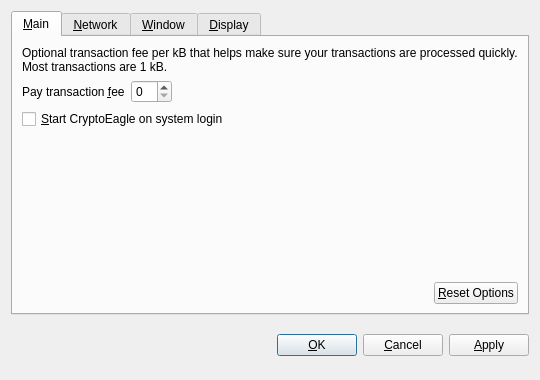
<?xml version="1.0" encoding="UTF-8"?>
<ui version="4.0">
 <class>OptionsDialog</class>
 <widget class="QDialog" name="OptionsDialog">
  <property name="geometry">
   <rect>
    <x>0</x>
    <y>0</y>
    <width>540</width>
    <height>380</height>
   </rect>
  </property>
  <property name="windowTitle">
   <string>Options</string>
  </property>
  <property name="modal">
   <bool>true</bool>
  </property>
  <layout class="QVBoxLayout" name="verticalLayout">
   <item>
    <widget class="QTabWidget" name="tabWidget">
     <property name="tabPosition">
      <enum>QTabWidget::North</enum>
     </property>
     <property name="currentIndex">
      <number>0</number>
     </property>
     <widget class="QWidget" name="tabMain">
      <attribute name="title">
       <string>&amp;Main</string>
      </attribute>
      <layout class="QVBoxLayout" name="verticalLayout_Main">
       <item>
        <widget class="QLabel" name="transactionFeeInfoLabel">
         <property name="text">
          <string>Optional transaction fee per kB that helps make sure your transactions are processed quickly. Most transactions are 1 kB.</string>
         </property>
         <property name="textFormat">
          <enum>Qt::PlainText</enum>
         </property>
         <property name="wordWrap">
          <bool>true</bool>
         </property>
        </widget>
       </item>
       <item>
        <layout class="QHBoxLayout" name="horizontalLayout_1_Main">
         <item>
          <widget class="QLabel" name="transactionFeeLabel">
           <property name="text">
            <string>Pay transaction &amp;fee</string>
           </property>
           <property name="textFormat">
            <enum>Qt::PlainText</enum>
           </property>
           <property name="buddy">
            <cstring>transactionFee</cstring>
           </property>
          </widget>
         </item>
         <item>
          <widget class="BitcoinAmountField" name="transactionFee"/>
         </item>
         <item>
          <spacer name="horizontalSpacer_1_Main">
           <property name="orientation">
            <enum>Qt::Horizontal</enum>
           </property>
           <property name="sizeHint" stdset="0">
            <size>
             <width>40</width>
             <height>20</height>
            </size>
           </property>
          </spacer>
         </item>
        </layout>
       </item>
       <item>
        <widget class="QCheckBox" name="bitcoinAtStartup">
         <property name="toolTip">
          <string>Automatically start CryptoEagle after logging in to the system.</string>
         </property>
         <property name="text">
          <string>&amp;Start CryptoEagle on system login</string>
         </property>
        </widget>
       </item>
       <item>
        <spacer name="verticalSpacer_Main">
         <property name="orientation">
          <enum>Qt::Vertical</enum>
         </property>
         <property name="sizeHint" stdset="0">
          <size>
           <width>20</width>
           <height>40</height>
          </size>
         </property>
        </spacer>
       </item>
       <item>
        <layout class="QHBoxLayout" name="horizontalLayout_2_Main">
         <item>
          <spacer name="horizontalSpacer_2_Main">
           <property name="orientation">
            <enum>Qt::Horizontal</enum>
           </property>
           <property name="sizeHint" stdset="0">
            <size>
             <width>40</width>
             <height>20</height>
            </size>
           </property>
          </spacer>
         </item>
         <item>
          <widget class="QPushButton" name="resetButton">
           <property name="toolTip">
            <string>Reset all client options to default.</string>
           </property>
           <property name="text">
            <string>&amp;Reset Options</string>
           </property>
           <property name="autoDefault">
            <bool>false</bool>
           </property>
          </widget>
         </item>
        </layout>
       </item>
      </layout>
     </widget>
     <widget class="QWidget" name="tabNetwork">
      <attribute name="title">
       <string>&amp;Network</string>
      </attribute>
      <layout class="QVBoxLayout" name="verticalLayout_Network">
       <item>
        <widget class="QCheckBox" name="mapPortUpnp">
         <property name="toolTip">
          <string>Automatically open the CryptoEagle client port on the router. This only works when your router supports UPnP and it is enabled.</string>
         </property>
         <property name="text">
          <string>Map port using &amp;UPnP</string>
         </property>
        </widget>
       </item>
       <item>
        <widget class="QCheckBox" name="connectSocks">
         <property name="toolTip">
          <string>Connect to the CryptoEagle network through a SOCKS proxy (e.g. when connecting through Tor).</string>
         </property>
         <property name="text">
          <string>&amp;Connect through SOCKS proxy:</string>
         </property>
        </widget>
       </item>
       <item>
        <layout class="QHBoxLayout" name="horizontalLayout_Network">
         <item>
          <widget class="QLabel" name="proxyIpLabel">
           <property name="text">
            <string>Proxy &amp;IP:</string>
           </property>
           <property name="textFormat">
            <enum>Qt::PlainText</enum>
           </property>
           <property name="buddy">
            <cstring>proxyIp</cstring>
           </property>
          </widget>
         </item>
         <item>
          <widget class="QValidatedLineEdit" name="proxyIp">
           <property name="maximumSize">
            <size>
             <width>140</width>
             <height>16777215</height>
            </size>
           </property>
           <property name="toolTip">
            <string>IP address of the proxy (e.g. 127.0.0.1)</string>
           </property>
          </widget>
         </item>
         <item>
          <widget class="QLabel" name="proxyPortLabel">
           <property name="text">
            <string>&amp;Port:</string>
           </property>
           <property name="textFormat">
            <enum>Qt::PlainText</enum>
           </property>
           <property name="buddy">
            <cstring>proxyPort</cstring>
           </property>
          </widget>
         </item>
         <item>
          <widget class="QLineEdit" name="proxyPort">
           <property name="maximumSize">
            <size>
             <width>55</width>
             <height>16777215</height>
            </size>
           </property>
           <property name="toolTip">
            <string>Port of the proxy (e.g. 9050)</string>
           </property>
          </widget>
         </item>
         <item>
          <widget class="QLabel" name="socksVersionLabel">
           <property name="text">
            <string>SOCKS &amp;Version:</string>
           </property>
           <property name="textFormat">
            <enum>Qt::PlainText</enum>
           </property>
           <property name="buddy">
            <cstring>socksVersion</cstring>
           </property>
          </widget>
         </item>
         <item>
          <widget class="QValueComboBox" name="socksVersion">
           <property name="toolTip">
            <string>SOCKS version of the proxy (e.g. 5)</string>
           </property>
          </widget>
         </item>
         <item>
          <spacer name="horizontalSpacer_Network">
           <property name="orientation">
            <enum>Qt::Horizontal</enum>
           </property>
           <property name="sizeHint" stdset="0">
            <size>
             <width>40</width>
             <height>20</height>
            </size>
           </property>
          </spacer>
         </item>
        </layout>
       </item>
       <item>
        <spacer name="verticalSpacer_Network">
         <property name="orientation">
          <enum>Qt::Vertical</enum>
         </property>
         <property name="sizeHint" stdset="0">
          <size>
           <width>20</width>
           <height>40</height>
          </size>
         </property>
        </spacer>
       </item>
      </layout>
     </widget>
     <widget class="QWidget" name="tabWindow">
      <attribute name="title">
       <string>&amp;Window</string>
      </attribute>
      <layout class="QVBoxLayout" name="verticalLayout_Window">
       <item>
        <widget class="QCheckBox" name="minimizeToTray">
         <property name="toolTip">
          <string>Show only a tray icon after minimizing the window.</string>
         </property>
         <property name="text">
          <string>&amp;Minimize to the tray instead of the taskbar</string>
         </property>
        </widget>
       </item>
       <item>
        <widget class="QCheckBox" name="minimizeOnClose">
         <property name="toolTip">
          <string>Minimize instead of exit the application when the window is closed. When this option is enabled, the application will be closed only after selecting Quit in the menu.</string>
         </property>
         <property name="text">
          <string>M&amp;inimize on close</string>
         </property>
        </widget>
       </item>
       <item>
        <spacer name="verticalSpacer_Window">
         <property name="orientation">
          <enum>Qt::Vertical</enum>
         </property>
         <property name="sizeHint" stdset="0">
          <size>
           <width>20</width>
           <height>40</height>
          </size>
         </property>
        </spacer>
       </item>
      </layout>
     </widget>
     <widget class="QWidget" name="tabDisplay">
      <attribute name="title">
       <string>&amp;Display</string>
      </attribute>
      <layout class="QVBoxLayout" name="verticalLayout_Display">
       <item>
        <layout class="QHBoxLayout" name="horizontalLayout_1_Display">
         <item>
          <widget class="QLabel" name="langLabel">
           <property name="text">
            <string>User Interface &amp;language:</string>
           </property>
           <property name="textFormat">
            <enum>Qt::PlainText</enum>
           </property>
           <property name="buddy">
            <cstring>lang</cstring>
           </property>
          </widget>
         </item>
         <item>
          <widget class="QValueComboBox" name="lang">
           <property name="toolTip">
            <string>The user interface language can be set here. This setting will take effect after restarting CryptoEagle.</string>
           </property>
          </widget>
         </item>
        </layout>
       </item>
       <item>
        <layout class="QHBoxLayout" name="horizontalLayout_2_Display">
         <item>
          <widget class="QLabel" name="unitLabel">
           <property name="text">
            <string>&amp;Unit to show amounts in:</string>
           </property>
           <property name="textFormat">
            <enum>Qt::PlainText</enum>
           </property>
           <property name="buddy">
            <cstring>unit</cstring>
           </property>
          </widget>
         </item>
         <item>
          <widget class="QValueComboBox" name="unit">
           <property name="toolTip">
            <string>Choose the default subdivision unit to show in the interface and when sending coins.</string>
           </property>
          </widget>
         </item>
        </layout>
       </item>
       <item>
        <widget class="QCheckBox" name="displayAddresses">
         <property name="toolTip">
          <string>Whether to show CryptoEagle addresses in the transaction list or not.</string>
         </property>
         <property name="text">
          <string>&amp;Display addresses in transaction list</string>
         </property>
        </widget>
       </item>
       <item>
        <spacer name="verticalSpacer_Display">
         <property name="orientation">
          <enum>Qt::Vertical</enum>
         </property>
         <property name="sizeHint" stdset="0">
          <size>
           <width>20</width>
           <height>40</height>
          </size>
         </property>
        </spacer>
       </item>
      </layout>
     </widget>
    </widget>
   </item>
   <item>
    <layout class="QHBoxLayout" name="horizontalLayout_Buttons">
     <item>
      <spacer name="horizontalSpacer_1">
       <property name="orientation">
        <enum>Qt::Horizontal</enum>
       </property>
       <property name="sizeHint" stdset="0">
        <size>
         <width>40</width>
         <height>48</height>
        </size>
       </property>
      </spacer>
     </item>
     <item>
      <widget class="QLabel" name="statusLabel">
       <property name="font">
        <font>
         <weight>75</weight>
         <bold>true</bold>
        </font>
       </property>
       <property name="text">
        <string/>
       </property>
       <property name="textFormat">
        <enum>Qt::PlainText</enum>
       </property>
       <property name="wordWrap">
        <bool>true</bool>
       </property>
      </widget>
     </item>
     <item>
      <spacer name="horizontalSpacer_2">
       <property name="orientation">
        <enum>Qt::Horizontal</enum>
       </property>
       <property name="sizeHint" stdset="0">
        <size>
         <width>40</width>
         <height>48</height>
        </size>
       </property>
      </spacer>
     </item>
     <item>
      <widget class="QPushButton" name="okButton">
       <property name="text">
        <string>&amp;OK</string>
       </property>
      </widget>
     </item>
     <item>
      <widget class="QPushButton" name="cancelButton">
       <property name="text">
        <string>&amp;Cancel</string>
       </property>
       <property name="autoDefault">
        <bool>false</bool>
       </property>
      </widget>
     </item>
     <item>
      <widget class="QPushButton" name="applyButton">
       <property name="text">
        <string>&amp;Apply</string>
       </property>
       <property name="autoDefault">
        <bool>false</bool>
       </property>
      </widget>
     </item>
    </layout>
   </item>
  </layout>
 </widget>
 <customwidgets>
  <customwidget>
   <class>BitcoinAmountField</class>
   <extends>QSpinBox</extends>
   <header>bitcoinamountfield.h</header>
  </customwidget>
  <customwidget>
   <class>QValueComboBox</class>
   <extends>QComboBox</extends>
   <header>qvaluecombobox.h</header>
  </customwidget>
  <customwidget>
   <class>QValidatedLineEdit</class>
   <extends>QLineEdit</extends>
   <header>qvalidatedlineedit.h</header>
  </customwidget>
 </customwidgets>
 <resources/>
 <connections/>
</ui>
